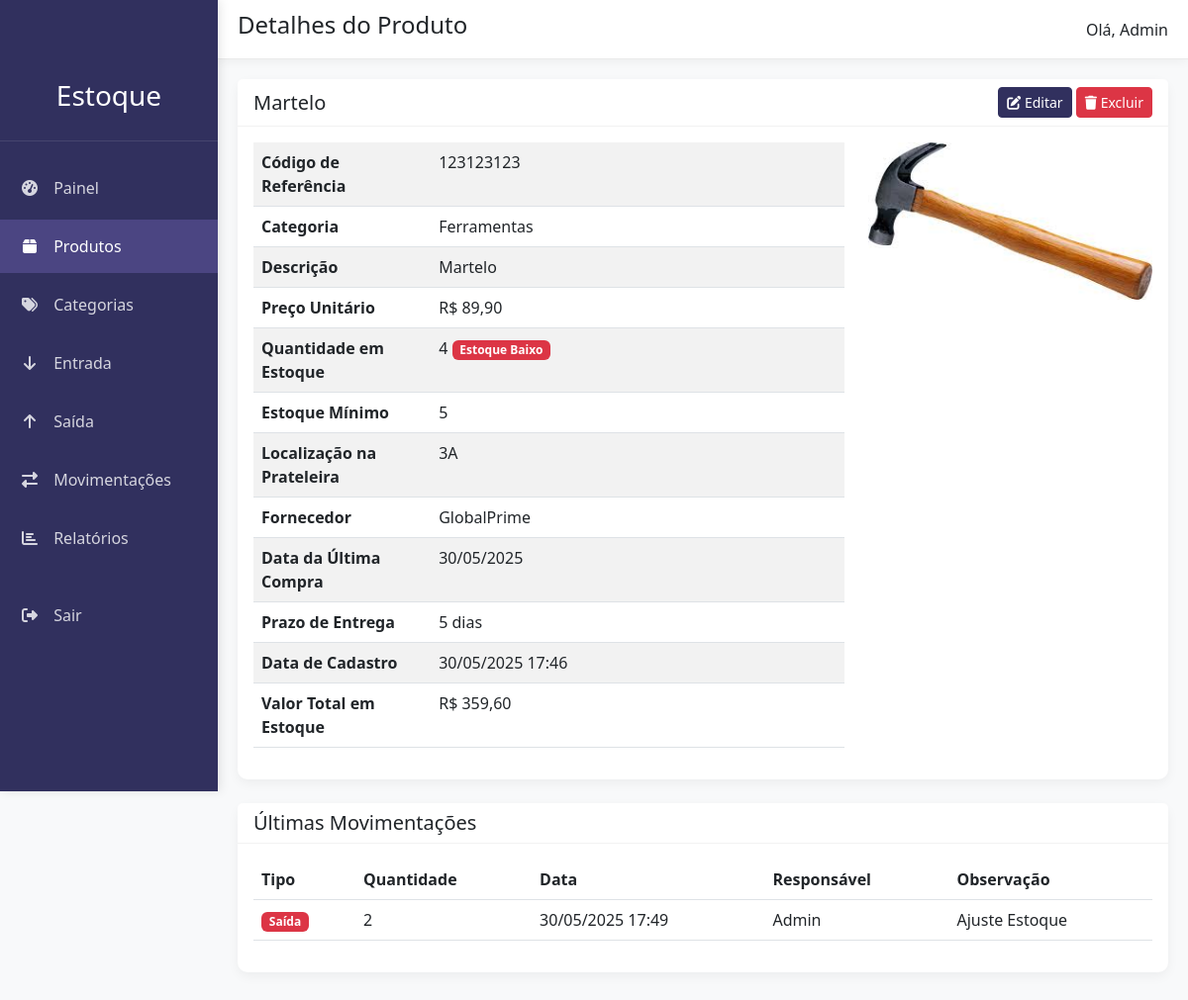
Screenshot of /produtos/1/ (signed in) with the database file from the repository.
### estoque/models.py (models this page shows, shortened)
class Produto(models.Model):
    nome = models.CharField("Nome", max_length=200)
    codigo_referencia = models.CharField(max_length=50, unique=True, verbose_name='Código de Referência')
    descricao = models.TextField("Descrição", blank=True, null=True)
    preco_unitario = models.DecimalField("Preço Unitário", max_digits=10, decimal_places=2, validators=[MinValueValidator(0)])
    quantidade_em_estoque = models.PositiveIntegerField("Quantidade em Estoque", default=0)
    estoque_minimo = models.PositiveIntegerField("Estoque Mínimo", default=5)
    categoria = models.ForeignKey(Categoria, on_delete=models.PROTECT, related_name='produtos', verbose_name="Categoria")
    localizacao = models.CharField(max_length=100, blank=True, null=True, verbose_name='Localização na Prateleira')
    fornecedor = models.CharField(max_length=200, blank=True, null=True, verbose_name='Fornecedor')
    data_ultima_compra = models.DateField(blank=True, null=True, verbose_name='Data da Última Compra')
    prazo_entrega = models.PositiveIntegerField(blank=True, null=True, verbose_name='Prazo de Entrega (dias)')
    imagem = models.ImageField("Imagem do Produto", upload_to='produtos/', blank=True, null=True)
    data_cadastro = models.DateTimeField("Data de Cadastro", default=timezone.now)
    class Meta:
        verbose_name = 'Produto'
        verbose_name_plural = 'Produtos'
        ordering = ['nome']
    def valor_total_em_estoque(self):
        return Decimal(self.preco_unitario) * Decimal(self.quantidade_em_estoque)
    def estoque_baixo(self):
        return self.quantidade_em_estoque <= self.estoque_minimo

class Categoria(models.Model):
    nome = models.CharField("Nome", max_length=100, unique=True)
    descricao = models.TextField("Descrição", blank=True, null=True)
    class Meta:
        verbose_name = 'Categoria'
        verbose_name_plural = 'Categorias'
        ordering = ['nome']

class Movimentacao(models.Model):
    TIPO_CHOICES = (
        ('entrada', 'Entrada'),
        ('saida', 'Saída'),
    )
    produto = models.ForeignKey(Produto, on_delete=models.CASCADE, related_name='movimentacoes', verbose_name="Produto")
    tipo = models.CharField("Tipo", max_length=10, choices=TIPO_CHOICES)
    quantidade = models.PositiveIntegerField("Quantidade")
    data = models.DateTimeField("Data/Hora", default=timezone.now)
    responsavel = models.ForeignKey(User, on_delete=models.PROTECT, verbose_name="Responsável")
    observacao = models.TextField("Observação", blank=True, null=True)
    class Meta:
        verbose_name = 'Movimentação'
        verbose_name_plural = 'Movimentações'
        ordering = ['-data']

### estoque/views.py (the view)
# urls.py: path('produtos/<int:pk>/', views.detalhe_produto, name='detalhe_produto'),
@login_required
def detalhe_produto(request, pk):
    produto = get_object_or_404(Produto, pk=pk)
    movimentacoes = produto.movimentacoes.all()[:10]  # Últimas 10 movimentações
    context = {
        'produto': produto,
        'movimentacoes': movimentacoes,
    }
    return render(request, 'estoque/detalhe_produto.html', context)

### templates/estoque/detalhe_produto.html (shortened to what this page needs)
{% extends 'base.html' %}
{% block page_title %}Detalhes do Produto{% endblock %}
{% block content %}
<div class="card">
    <div class="card-header d-flex justify-content-between align-items-center">
        <h5 class="mb-0">{{ produto.nome }}</h5>
        <div>
            <a href="{% url 'editar_produto' produto.id %}" class="btn btn-primary btn-sm">
                <i class="fas fa-edit"></i> Editar
            </a>
            <a href="{% url 'excluir_produto' produto.id %}" class="btn btn-danger btn-sm">
                <i class="fas fa-trash"></i> Excluir
            </a>
        </div>
    </div>
    <div class="card-body">
        <div class="row">
            <div class="col-md-8">
                <table class="table table-striped">
                    <tbody>
                        <tr>
                            <th width="30%">Código de Referência</th>
                            <td>{{ produto.codigo_referencia }}</td>
                        </tr>
                        <tr>
                            <th>Categoria</th>
                            <td>{{ produto.categoria.nome }}</td>
                        </tr>
                        <tr>
                            <th>Descrição</th>
                            <td>{{ produto.descricao|default:"--" }}</td>
                        </tr>
                        <tr>
                            <th>Preço Unitário</th>
                            <td>R$ {{ produto.preco_unitario|floatformat:2 }}</td>
                        </tr>
                        <tr>
                            <th>Quantidade em Estoque</th>
                            <td>
                                {{ produto.quantidade_em_estoque }}
                                {% if produto.estoque_baixo %}
                                <span class="badge bg-danger">Estoque Baixo</span>
                                {% endif %}
                            </td>
                        </tr>
                        <tr>
                            <th>Estoque Mínimo</th>
                            <td>{{ produto.estoque_minimo }}</td>
                        </tr>
                        <tr>
                            <th>Localização na Prateleira</th>
                            <td>{{ produto.localizacao|default:"--" }}</td>
                        </tr>
                        <tr>
                            <th>Fornecedor</th>
                            <td>{{ produto.fornecedor|default:"--" }}</td>
                        </tr>
                        <tr>
                            <th>Data da Última Compra</th>
                            <td>{{ produto.data_ultima_compra|date:"d/m/Y"|default:"--" }}</td>
                        </tr>
                        <tr>
                            <th>Prazo de Entrega</th>
                            <td>{{ produto.prazo_entrega|default:"--" }} dias</td>
                        </tr>
                        <tr>
                            <th>Data de Cadastro</th>
                            <td>{{ produto.data_cadastro|date:"d/m/Y H:i" }}</td>
                        </tr>
                        <tr>
                            <th>Valor Total em Estoque</th>
                            <td>R$ {{ produto.valor_total_em_estoque|floatformat:2 }}</td>
                        </tr>
                    </tbody>
                </table>
            </div>
            <div class="col-md-4">
                {% if produto.imagem %}
                <img src="{{ produto.imagem.url }}" alt="{{ produto.nome }}" class="img-fluid rounded">
                {% else %}
                <div class="text-center p-5 bg-light rounded">
                    <i class="fas fa-image fa-4x text-muted"></i>
                    <p class="mt-3 text-muted">Sem imagem disponível</p>
                </div>
                {% endif %}
            </div>
        </div>
    </div>
</div>
<div class="card mt-4">
    <div class="card-header">
        <h5 class="mb-0">Últimas Movimentações</h5>
    </div>
    <div class="card-body">
        <div class="table-responsive">
            <table class="table table-hover">
                <thead>
                    <tr>
                        <th>Tipo</th>
                        <th>Quantidade</th>
                        <th>Data</th>
                        <th>Responsável</th>
                        <th>Observação</th>
                    </tr>
                </thead>
                <tbody>
                    {% for mov in movimentacoes %}
                    <tr>
                        <td>
                            {% if mov.tipo == 'entrada' %}
                                <span class="badge bg-success">Entrada</span>
                            {% else %}
                                <span class="badge bg-danger">Saída</span>
                            {% endif %}
                        </td>
                        <td>{{ mov.quantidade }}</td>
                        <td>{{ mov.data|date:"d/m/Y H:i" }}</td>
                        <td>{{ mov.responsavel.username }}</td>
                        <td>{{ mov.observacao|truncatewords:10|default:"--" }}</td>
                    </tr>
                    {% empty %}
                    <tr>
                        <td colspan="5" class="text-center">Nenhuma movimentação registrada para este produto.</td>
                    </tr>
                    {% endfor %}
                </tbody>
            </table>
        </div>
    </div>
</div>
{% endblock %}

### templates/base.html (shortened to what this page needs)
<!DOCTYPE html>
<html lang="pt-br">
<head>
    <link href="https://cdn.jsdelivr.net/npm/bootstrap@5.3.0/dist/css/bootstrap.min.css" rel="stylesheet">
    <link rel="stylesheet" href="https://cdnjs.cloudflare.com/ajax/libs/font-awesome/6.4.0/css/all.min.css">
</head>
<body>
    <div class="sidebar" id="sidebar">
        <div class="sidebar-header">
            <h3>Estoque</h3>
        </div>
        <ul class="sidebar-menu">
            <li><a href="{% url 'inicio' %}" class="{% if request.path == '/' %}active{% endif %}">
                <i class="fas fa-tachometer-alt"></i> Painel
            </a></li>
            <li><a href="{% url 'lista_produtos' %}" class="{% if '/produtos/' in request.path %}active{% endif %}">
                <i class="fas fa-box"></i> Produtos
            </a></li>
            <li><a href="{% url 'lista_categorias' %}" class="{% if '/categorias/' in request.path %}active{% endif %}">
                <i class="fas fa-tags"></i> Categorias
            </a></li>
            <li><a href="{% url 'entrada_estoque' %}" class="{% if '/movimentacoes/entrada/' in request.path %}active{% endif %}">
                <i class="fas fa-arrow-down"></i> Entrada
            </a></li>
            <li><a href="{% url 'saida_estoque' %}" class="{% if '/movimentacoes/saida/' in request.path %}active{% endif %}">
                <i class="fas fa-arrow-up"></i> Saída
            </a></li>
            <li><a href="{% url 'lista_movimentacoes' %}" class="{% if '/movimentacoes/' in request.path and not '/entrada/' in request.path and not '/saida/' in request.path %}active{% endif %}">
                <i class="fas fa-exchange-alt"></i> Movimentações
            </a></li>
            <li><a href="{% url 'relatorio_estoque' %}" class="{% if '/relatorios/' in request.path %}active{% endif %}">
                <i class="fas fa-chart-bar"></i> Relatórios
            </a></li>
            {% if user.is_authenticated %}
                <li class="mt-4"><a href="{% url 'logout' %}">
                    <i class="fas fa-sign-out-alt"></i> Sair
                </a></li>
            {% endif %}
        </ul>
    </div>
    <div class="topbar">
        <div>
            <h4>{% block page_title %}Controle de Estoque{% endblock %}</h4>
        </div>
        {% if user.is_authenticated %}
            <span>Olá, {{ user.username }}</span>
        {% endif %}
    </div>
    <div class="content-wrapper">
        {% block content %}{% endblock %}
    </div>
</body>
</html>

### templates/base.html (style rules this page uses)
:root { --sidebar-width: 220px; --topbar-height: 60px; --primary-color: #31305E; --secondary-color: #4B4582; --accent-color: #009688; }
body { font-family: 'Segoe UI', sans-serif; background-color: #f8f9fa; }
.sidebar { position: fixed; top: 0; left: 0; height: 100vh; width: var(--sidebar-width); background-color: var(--primary-color); color: white; padding-top: var(--topbar-height); z-index: 100; box-shadow: 2px 0 10px rgba(0, 0, 0, 0.1); }
.sidebar-header { padding: 20px; text-align: center; border-bottom: 1px solid rgba(255, 255, 255, 0.1); margin-bottom: 20px; }
.sidebar-menu { list-style: none; padding: 0; margin: 0; }
.sidebar-menu li { margin-bottom: 5px; }
.sidebar-menu a { display: block; padding: 15px 20px; color: rgba(255, 255, 255, 0.8); text-decoration: none; transition: all 0.3s; }
.sidebar-menu a:hover, .sidebar-menu a.active { background-color: var(--secondary-color); color: white; }
.sidebar-menu i { margin-right: 10px; width: 20px; text-align: center; }
.topbar { position: fixed; top: 0; left: var(--sidebar-width); right: 0; height: var(--topbar-height); background-color: white; border-bottom: 1px solid #eaeaea; display: flex; justify-content: space-between; align-items: center; padding: 0 20px; z-index: 50; box-shadow: 0 2px 10px rgba(0, 0, 0, 0.05); }
.content-wrapper { margin-left: var(--sidebar-width); margin-top: var(--topbar-height); padding: 20px; min-height: calc(100vh - var(--topbar-height)); }
.card { border-radius: 10px; box-shadow: 0 4px 12px rgba(0, 0, 0, 0.05); border: none; margin-bottom: 20px; }
.card-header { background-color: #fff; border-bottom: 1px solid rgba(0, 0, 0, 0.05); font-weight: bold; }
.btn-primary { background-color: var(--primary-color); border-color: var(--primary-color); }

### rows the page displays
Produto: nome "Martelo", codigo_referencia "123123123", categoria.nome "Ferramentas", descricao "Martelo", preco_unitario "89,90", quantidade_em_estoque "4", estoque_minimo "5", localizacao "3A", fornecedor "GlobalPrime", data_ultima_compra "30/05/2025", prazo_entrega "5", data_cadastro "30/05/2025 17:46", valor_total_em_estoque "359,60", imagem (picture)
Movimentacao: tipo "Saída", quantidade "2", data "30/05/2025 17:49", responsavel.username "Admin", observacao "Ajuste Estoque"

### other values shown
{{ user.username }} "Admin"
